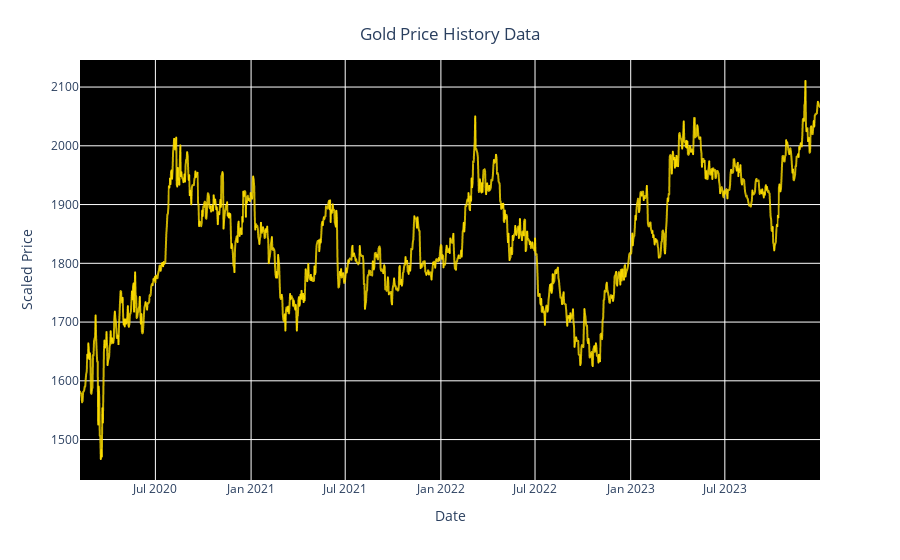

Notebook source saved alongside this figure:
### Markdown cell above
## Step 5: Visualizing Data

### Code cell
fig = px.line(y=data.Close, x=data.Date)
fig.update_traces(line_color='rgba(255,223,0,0.8)')
fig.update_layout(xaxis_title="Date",
                  yaxis_title="Scaled Price",
                  title={'text': "Gold Price History Data", 'y':0.95, 'x':0.5, 'xanchor':'center', 'yanchor':'top'},
                  plot_bgcolor='black')

### Figure 1 — Plotly figure (JSON) as saved in the notebook; plotly's stock layout.template omitted (floating-point values rounded to 4 significant figures; data arrays with more than 128 entries replaced by an {"elided": "..."} marker saying what was removed)
{"data": [{"hovertemplate": "x=%{x}<br>y=%{y}<extra></extra>", "legendgroup": "", "line": {"color": "rgba(255,223,0,0.8)", "dash": "solid"}, "marker": {"symbol": "circle"}, "mode": "lines", "name": "", "showlegend": false, "type": "scattergl", "x": {"elided": "1424 str values"}, "xaxis": "x", "y": {"elided": "1424 float values"}, "yaxis": "y"}], "layout": {"legend": {"tracegroupgap": 0}, "margin": {"t": 60}, "plot_bgcolor": "black", "title": {"text": "Gold Price History Data", "x": 0.5, "xanchor": "center", "y": 0.95, "yanchor": "top"}, "xaxis": {"anchor": "y", "domain": [0, 1], "title": {"text": "Date"}}, "yaxis": {"anchor": "x", "domain": [0, 1], "title": {"text": "Scaled Price"}}}}
